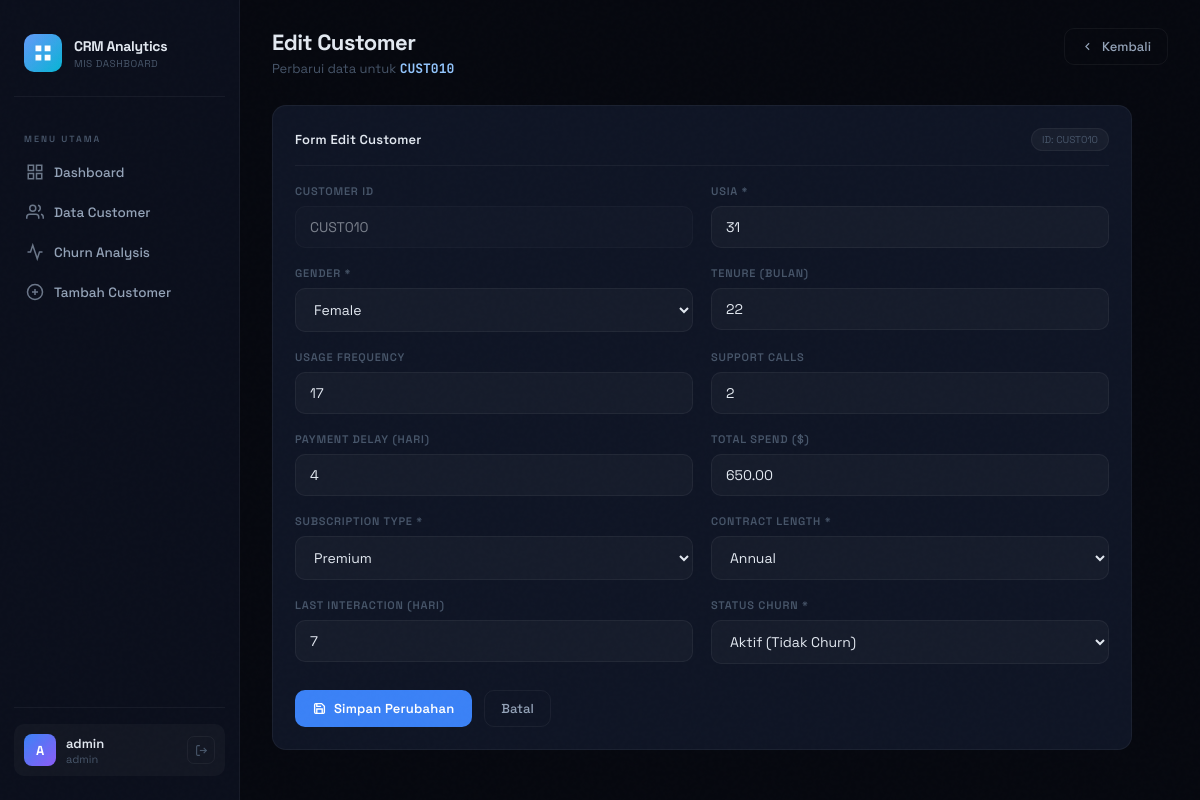
Screenshot of /edit.php?id=CUST010 (signed in) with the database file from the repository.
### tables this page shows
CREATE TABLE IF NOT EXISTS customer_churn (
    id            INT AUTO_INCREMENT PRIMARY KEY,
    customerid    VARCHAR(50)  NOT NULL UNIQUE,
    age           INT          NOT NULL,
    gender        VARCHAR(10)  NOT NULL,
    tenure        INT          DEFAULT 0,
    usage_frequency INT        DEFAULT 0,
    support_calls   INT        DEFAULT 0,
    payment_delay   INT        DEFAULT 0,
    subscription_type VARCHAR(20) NOT NULL DEFAULT 'Basic',
    contract_length   VARCHAR(20) NOT NULL DEFAULT 'Monthly',
    total_spend       DECIMAL(10,2) DEFAULT 0.00,
    last_interaction  INT        DEFAULT 0,
    churn             TINYINT(1) DEFAULT 0,
    created_at        TIMESTAMP  DEFAULT CURRENT_TIMESTAMP,
    updated_at        TIMESTAMP  DEFAULT CURRENT_TIMESTAMP ON UPDATE CURRENT_TIMESTAMP
);

### edit.php (the view, shortened to what this page needs)
<?php
include 'koneksi.php';
$cid = mysqli_real_escape_string($conn, $_GET['id'] ?? '');
$res = mysqli_query($conn, "SELECT * FROM customer_churn WHERE customerid='$cid' LIMIT 1");
$c = mysqli_fetch_assoc($res);
?>
<!DOCTYPE html>
<html lang="id">
<head>
<link rel="stylesheet" href="assets/style.css">
</head>
<body>
<?php include 'partials/sidebar.php'; ?>
<div class="main">
  <div class="page-header">
    <div>
      <div class="page-title">Edit Customer</div>
      <div class="page-sub">Perbarui data untuk
        <strong style="color:#93c5fd;font-family:'JetBrains Mono',monospace;"><?= htmlspecialchars($cid) ?></strong>
      </div>
    </div>
    <a href="customers.php" class="btn-secondary">
      <svg width="13" height="13" viewBox="0 0 24 24" fill="none" stroke="currentColor" stroke-width="2"><polyline points="15 18 9 12 15 6"/></svg>
      Kembali
    </a>
  </div>
  <div class="section-card" style="max-width:860px;">
    <div class="section-header">
      <div class="section-title">Form Edit Customer</div>
      <span class="section-badge">ID: <?= htmlspecialchars($cid) ?></span>
    </div>
    <form method="POST">
      <div class="form-grid">
        <div class="form-group">
          <label class="form-label">Customer ID</label>
          <input type="text" class="form-input" value="<?= htmlspecialchars($cid) ?>" disabled style="opacity:.5;">
        </div>
        <div class="form-group">
          <label class="form-label">Usia *</label>
          <input type="number" name="age" class="form-input" min="18" max="100" required value="<?= $c['age'] ?>">
        </div>
        <div class="form-group">
          <label class="form-label">Gender *</label>
          <select name="gender" class="form-input" required>
            <option value="Female" <?= $c['gender']==='Female'?'selected':'' ?>>Female</option>
          </select>
        </div>
        <div class="form-group">
          <label class="form-label">Tenure (Bulan)</label>
          <input type="number" name="tenure" class="form-input" min="0" value="<?= $c['tenure'] ?>">
        </div>
        <div class="form-group">
          <label class="form-label">Usage Frequency</label>
          <input type="number" name="usage_frequency" class="form-input" min="0" value="<?= $c['usage_frequency'] ?>">
        </div>
        <div class="form-group">
          <label class="form-label">Support Calls</label>
          <input type="number" name="support_calls" class="form-input" min="0" value="<?= $c['support_calls'] ?>">
        </div>
        <div class="form-group">
          <label class="form-label">Payment Delay (Hari)</label>
          <input type="number" name="payment_delay" class="form-input" min="0" value="<?= $c['payment_delay'] ?>">
        </div>
        <div class="form-group">
          <label class="form-label">Total Spend ($)</label>
          <input type="number" name="total_spend" class="form-input" min="0" step="0.01" value="<?= $c['total_spend'] ?>">
        </div>
        <div class="form-group">
          <label class="form-label">Subscription Type *</label>
          <select name="subscription_type" class="form-input" required>
            <?php foreach (['Basic','Standard','Premium'] as $s): ?>
              <option value="<?= $s ?>" <?= $c['subscription_type']===$s?'selected':'' ?>><?= $s ?></option>
            <?php endforeach; ?>
          </select>
        </div>
        <div class="form-group">
          <label class="form-label">Contract Length *</label>
          <select name="contract_length" class="form-input" required>
            <?php foreach (['Monthly','Quarterly','Annual'] as $ct): ?>
              <option value="<?= $ct ?>" <?= $c['contract_length']===$ct?'selected':'' ?>><?= $ct ?></option>
            <?php endforeach; ?>
          </select>
        </div>
        <div class="form-group">
          <label class="form-label">Last Interaction (Hari)</label>
          <input type="number" name="last_interaction" class="form-input" min="0" value="<?= $c['last_interaction'] ?>">
        </div>
        <div class="form-group">
          <label class="form-label">Status Churn *</label>
          <select name="churn" class="form-input" required>
            <option value="0" <?= $c['churn']==0?'selected':'' ?>>Aktif (Tidak Churn)</option>
          </select>
        </div>
      </div>
      <div style="margin-top:26px; display:flex; gap:12px;">
        <button type="submit" class="btn-primary">
          <svg width="13" height="13" viewBox="0 0 24 24" fill="none" stroke="currentColor" stroke-width="2.5"><path d="M19 21H5a2 2 0 0 1-2-2V5a2 2 0 0 1 2-2h11l5 5v11a2 2 0 0 1-2 2z"/><polyline points="17 21 17 13 7 13 7 21"/><polyline points="7 3 7 8 15 8"/></svg>
          Simpan Perubahan
        </button>
        <a href="customers.php" class="btn-secondary">Batal</a>
      </div>
    </form>
  </div>
</div>
</body>
</html>

### assets/style.css (style rules this page uses)
:root { --bg: #06080f; --surface: #0b0f1c; --card: #0f1525; --card2: #141b2e; --accent: #3b82f6; --accent2: #06b6d4; --accent3: #10b981; --danger: #ef4444; --warn: #f59e0b; --purple: #8b5cf6; --text: #e2e8f0; --text2: #94a3b8; --muted: #475569; --border: rgba(59,130,246,0.12); --border2: rgba(255,255,255,0.05); --sidebar-w: 240px; --glow: 0 0 30px rgba(59,130,246,0.15); }
* { margin: 0; padding: 0; box-sizing: border-box; }
html { scroll-behavior: smooth; }
body { font-family: 'Space Grotesk', sans-serif; background: var(--bg); color: var(--text); min-height: 100vh; display: flex; overflow-x: hidden; }
body::before { content: ''; position: fixed; inset: 0; pointer-events: none; z-index: 9999; opacity: 0.4; }
.main { margin-left: var(--sidebar-w); flex: 1; padding: 28px 32px; min-height: 100vh; animation: fadeIn 0.5s ease; }
.page-header { display: flex; align-items: flex-start; justify-content: space-between; margin-bottom: 28px; }
.page-title { font-size: 22px; font-weight: 700; color: var(--text); letter-spacing: -0.5px; }
.page-sub { font-size: 13px; color: var(--muted); margin-top: 4px; }
.section-card { background: var(--card); border: 1px solid var(--border2); border-radius: 14px; padding: 22px; margin-bottom: 20px; transition: border-color 0.2s; }
.section-header { display: flex; align-items: center; justify-content: space-between; margin-bottom: 18px; padding-bottom: 14px; border-bottom: 1px solid var(--border2); }
.section-title { font-size: 13px; font-weight: 600; color: var(--text); letter-spacing: 0.2px; }
.section-badge { font-size: 10px; color: var(--muted); background: rgba(255,255,255,0.04); border: 1px solid var(--border2); padding: 4px 10px; border-radius: 20px; }
.btn-primary { display: inline-flex; align-items: center; gap: 8px; padding: 10px 18px; background: var(--accent); color: white; border-radius: 10px; font-size: 13px; font-weight: 600; text-decoration: none; cursor: pointer; border: none; transition: all 0.2s; font-family: 'Space Grotesk', sans-serif; letter-spacing: 0.2px; }
.btn-secondary { display: inline-flex; align-items: center; gap: 8px; padding: 9px 16px; background: transparent; color: var(--text2); border-radius: 10px; font-size: 13px; font-weight: 500; text-decoration: none; cursor: pointer; border: 1px solid var(--border2); transition: all 0.2s; font-family: 'Space Grotesk', sans-serif; }
.form-grid { display: grid; grid-template-columns: 1fr 1fr; gap: 18px; }
.form-group { display: flex; flex-direction: column; gap: 8px; }
.form-label { font-size: 11px; font-weight: 600; color: var(--muted); text-transform: uppercase; letter-spacing: 0.8px; }
.form-input { background: rgba(255,255,255,0.03); border: 1px solid var(--border2); border-radius: 10px; padding: 11px 14px; color: var(--text); font-size: 14px; font-family: 'Space Grotesk', sans-serif; outline: none; transition: all 0.2s; width: 100%; }
.form-input::placeholder { color: var(--muted); font-size: 13px; }
.form-input:disabled { opacity: 0.4; cursor: not-allowed; }

### rows the page displays
customer_churn: age "31", gender "Female", tenure "22", usage_frequency "17", support_calls "2", payment_delay "4", total_spend "650.00", subscription_type "Premium", contract_length "Annual", last_interaction "7", churn "Aktif (Tidak Churn)"

### other values shown
substr($_SESSION['username'] ?? 'A', 0, 1) "A"
$_SESSION['username'] "admin"
$_SESSION['role'] "admin"
$cid "CUST010"
